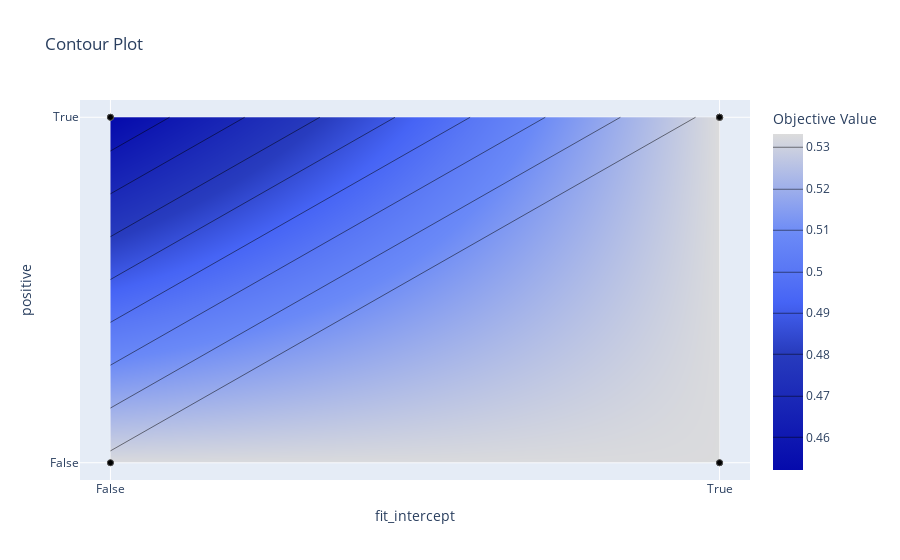

Notebook code cell kept with this figure:
### Code cell
optuna.visualization.plot_contour(study_LR, params=['fit_intercept', 'positive'])

### Figure 1 — Plotly figure (JSON) as saved in the notebook; plotly's stock layout.template omitted (floating-point values rounded to 4 significant figures)
{"data": [{"colorbar": {"title": {"text": "Objective Value"}}, "colorscale": [[0, "rgb(5,10,172)"], [0.35, "rgb(40,60,190)"], [0.5, "rgb(70,100,245)"], [0.6, "rgb(90,120,245)"], [0.7, "rgb(106,137,247)"], [1, "rgb(220,220,220)"]], "connectgaps": true, "contours": {"coloring": "heatmap"}, "hoverinfo": "none", "line": {"smoothing": 1.3}, "reversescale": false, "type": "contour", "x": ["False", "True"], "y": ["False", "True"], "z": [[0.5328, 0.5328], [0.4521, 0.5332]]}, {"marker": {"color": "black", "line": {"color": "Grey", "width": 0.5}}, "mode": "markers", "showlegend": false, "type": "scatter", "x": ["False", "True", "False", "True", "False", "True", "False", "True", "False", "True", "True", "True", "True", "True", "True", "True", "True", "True", "True", "True", "True", "True", "True", "True", "True", "True", "False", "True", "True", "False", "True", "True", "True", "True", "True", "True", "False", "True", "True", "False", "True", "True", "True", "True", "True", "True", "True", "False", "True", "True"], "y": ["True", "False", "False", "False", "True", "False", "False", "True", "True", "True", "True", "True", "True", "True", "True", "True", "True", "True", "True", "True", "True", "True", "True", "True", "True", "True", "False", "True", "True", "True", "True", "True", "True", "True", "False", "True", "False", "True", "False", "True", "False", "True", "True", "True", "True", "True", "True", "True", "True", "True"]}], "layout": {"title": {"text": "Contour Plot"}, "xaxis": {"range": [-0.05, 1.05], "title": {"text": "fit_intercept"}, "type": "category"}, "yaxis": {"range": [-0.05, 1.05], "title": {"text": "positive"}, "type": "category"}}}
